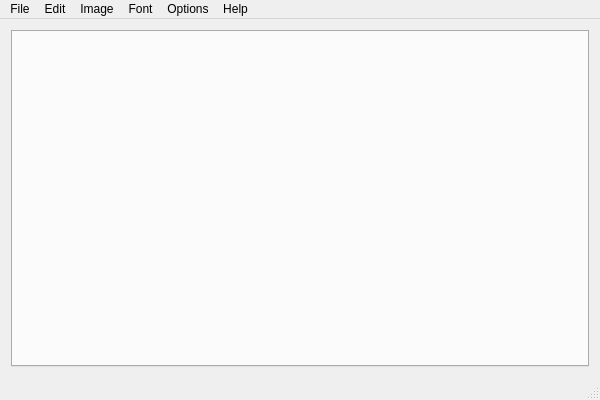
<?xml version="1.0" encoding="UTF-8"?>
<ui version="4.0">
 <class>MainWindow</class>
 <widget class="QMainWindow" name="MainWindow">
  <property name="geometry">
   <rect>
    <x>0</x>
    <y>0</y>
    <width>600</width>
    <height>400</height>
   </rect>
  </property>
  <property name="windowTitle">
   <string>LCD Image Converter</string>
  </property>
  <widget class="QWidget" name="centralWidget">
   <layout class="QHBoxLayout" name="horizontalLayout">
    <item>
     <widget class="QTabWidget" name="tabWidget">
      <property name="currentIndex">
       <number>-1</number>
      </property>
      <property name="tabsClosable">
       <bool>true</bool>
      </property>
      <property name="movable">
       <bool>true</bool>
      </property>
     </widget>
    </item>
   </layout>
  </widget>
  <widget class="QMenuBar" name="menuBar">
   <property name="geometry">
    <rect>
     <x>0</x>
     <y>0</y>
     <width>600</width>
     <height>21</height>
    </rect>
   </property>
   <widget class="QMenu" name="menuHello">
    <property name="title">
     <string>File</string>
    </property>
    <widget class="QMenu" name="menuRecent">
     <property name="title">
      <string>Recent</string>
     </property>
    </widget>
    <addaction name="actionNew_Image"/>
    <addaction name="actionNew_Font"/>
    <addaction name="actionOpen"/>
    <addaction name="menuRecent"/>
    <addaction name="actionRename"/>
    <addaction name="actionSave"/>
    <addaction name="actionSave_As"/>
    <addaction name="actionClose"/>
    <addaction name="actionClose_All"/>
    <addaction name="separator"/>
    <addaction name="actionConvert"/>
    <addaction name="actionConvert_All"/>
    <addaction name="separator"/>
    <addaction name="actionQuit"/>
   </widget>
   <widget class="QMenu" name="menuImage">
    <property name="title">
     <string>Image</string>
    </property>
    <widget class="QMenu" name="menuRotate">
     <property name="title">
      <string>Rotate</string>
     </property>
     <addaction name="actionImageRotate_90_Clockwise"/>
     <addaction name="actionImageRotate_180"/>
     <addaction name="actionImageRotate_90_Counter_Clockwise"/>
    </widget>
    <widget class="QMenu" name="menuShift">
     <property name="title">
      <string>Shift</string>
     </property>
     <addaction name="actionImageShiftLeft"/>
     <addaction name="actionImageShiftRight"/>
     <addaction name="actionImageShiftUp"/>
     <addaction name="actionImageShiftDown"/>
    </widget>
    <addaction name="actionImageFlip_Horizontal"/>
    <addaction name="actionImageFlip_Vertical"/>
    <addaction name="separator"/>
    <addaction name="menuShift"/>
    <addaction name="menuRotate"/>
    <addaction name="actionImageResize"/>
    <addaction name="actionImageInverse"/>
    <addaction name="actionImageTo_Grayscale"/>
    <addaction name="separator"/>
    <addaction name="actionImageImport"/>
    <addaction name="actionImageExport"/>
    <addaction name="actionEdit_in_external_tool"/>
   </widget>
   <widget class="QMenu" name="menuFont">
    <property name="title">
     <string>Font</string>
    </property>
    <addaction name="actionFontChange"/>
    <addaction name="separator"/>
    <addaction name="actionFontResize"/>
    <addaction name="actionFontMinimizeHeight"/>
    <addaction name="actionFontInverse"/>
    <addaction name="actionFontPreview"/>
    <addaction name="actionFontToImage"/>
   </widget>
   <widget class="QMenu" name="menuHelp">
    <property name="title">
     <string>Help</string>
    </property>
    <addaction name="actionHomePage"/>
    <addaction name="actionUpdates"/>
    <addaction name="actionAboutQt"/>
    <addaction name="actionAboutApp"/>
   </widget>
   <widget class="QMenu" name="menuOptions">
    <property name="title">
     <string>Options</string>
    </property>
    <widget class="QMenu" name="menuLanguage">
     <property name="title">
      <string>Language</string>
     </property>
     <addaction name="actionLanguageDefault"/>
    </widget>
    <addaction name="actionConversionOptions"/>
    <addaction name="actionExternal_editor"/>
    <addaction name="menuLanguage"/>
   </widget>
   <widget class="QMenu" name="menuEdit">
    <property name="title">
     <string>Edit</string>
    </property>
    <addaction name="actionEditUndo"/>
    <addaction name="actionEditRedo"/>
    <addaction name="separator"/>
    <addaction name="actionEditCopy"/>
    <addaction name="actionEditPaste"/>
   </widget>
   <addaction name="menuHello"/>
   <addaction name="menuEdit"/>
   <addaction name="menuImage"/>
   <addaction name="menuFont"/>
   <addaction name="menuOptions"/>
   <addaction name="menuHelp"/>
  </widget>
  <widget class="QStatusBar" name="statusBar"/>
  <action name="actionNew_Image">
   <property name="text">
    <string>New Image...</string>
   </property>
  </action>
  <action name="actionNew_Font">
   <property name="text">
    <string>New Font...</string>
   </property>
  </action>
  <action name="actionOpen">
   <property name="text">
    <string>Open...</string>
   </property>
   <property name="shortcut">
    <string notr="true">Ctrl+O</string>
   </property>
  </action>
  <action name="actionSave">
   <property name="text">
    <string>Save</string>
   </property>
   <property name="shortcut">
    <string notr="true">Ctrl+S</string>
   </property>
  </action>
  <action name="actionSave_As">
   <property name="text">
    <string>Save As...</string>
   </property>
   <property name="shortcut">
    <string notr="true"/>
   </property>
  </action>
  <action name="actionClose">
   <property name="text">
    <string>Close</string>
   </property>
   <property name="shortcut">
    <string notr="true">Ctrl+W</string>
   </property>
  </action>
  <action name="actionQuit">
   <property name="text">
    <string>Quit</string>
   </property>
   <property name="shortcut">
    <string notr="true">Ctrl+Q</string>
   </property>
  </action>
  <action name="actionImageFlip_Horizontal">
   <property name="text">
    <string>Flip Horizontal</string>
   </property>
  </action>
  <action name="actionImageFlip_Vertical">
   <property name="text">
    <string>Flip Vertical</string>
   </property>
  </action>
  <action name="actionImageRotate_90_Clockwise">
   <property name="text">
    <string>90 Clockwise</string>
   </property>
   <property name="shortcut">
    <string notr="true">Ctrl+Right</string>
   </property>
  </action>
  <action name="actionImageRotate_180">
   <property name="text">
    <string>180</string>
   </property>
  </action>
  <action name="actionImageRotate_90_Counter_Clockwise">
   <property name="text">
    <string>90 Counter-Clockwise</string>
   </property>
   <property name="shortcut">
    <string notr="true">Ctrl+Left</string>
   </property>
  </action>
  <action name="actionImageInverse">
   <property name="text">
    <string>Inverse</string>
   </property>
   <property name="shortcut">
    <string notr="true">Ctrl+I</string>
   </property>
  </action>
  <action name="actionConvert">
   <property name="text">
    <string>Convert...</string>
   </property>
   <property name="shortcut">
    <string notr="true">Ctrl+P</string>
   </property>
  </action>
  <action name="actionSetupConversion">
   <property name="text">
    <string>Conversion...</string>
   </property>
  </action>
  <action name="actionImageImport">
   <property name="text">
    <string>Import...</string>
   </property>
  </action>
  <action name="actionImageExport">
   <property name="text">
    <string>Export...</string>
   </property>
  </action>
  <action name="actionImageResize">
   <property name="text">
    <string>Resize...</string>
   </property>
   <property name="shortcut">
    <string notr="true">Ctrl+R</string>
   </property>
  </action>
  <action name="actionFontChange">
   <property name="text">
    <string>Change...</string>
   </property>
  </action>
  <action name="actionFontResize">
   <property name="text">
    <string>Resize...</string>
   </property>
  </action>
  <action name="actionFontInverse">
   <property name="text">
    <string>Inverse</string>
   </property>
  </action>
  <action name="actionAboutApp">
   <property name="text">
    <string>About...</string>
   </property>
   <property name="shortcut">
    <string notr="true">F1</string>
   </property>
  </action>
  <action name="actionConversionOptions">
   <property name="text">
    <string>Conversion...</string>
   </property>
  </action>
  <action name="actionLanguageDefault">
   <property name="checkable">
    <bool>true</bool>
   </property>
   <property name="text">
    <string>English</string>
   </property>
  </action>
  <action name="actionRename">
   <property name="text">
    <string>Rename...</string>
   </property>
  </action>
  <action name="actionFontMinimizeHeight">
   <property name="text">
    <string>Optimize height...</string>
   </property>
  </action>
  <action name="actionFontPreview">
   <property name="text">
    <string>Preview...</string>
   </property>
  </action>
  <action name="actionHomePage">
   <property name="text">
    <string>Home Page...</string>
   </property>
  </action>
  <action name="actionFontToImage">
   <property name="text">
    <string>To Image</string>
   </property>
  </action>
  <action name="actionConvert_All">
   <property name="text">
    <string>Convert All</string>
   </property>
  </action>
  <action name="actionEdit_in_external_tool">
   <property name="text">
    <string>Edit in external tool...</string>
   </property>
   <property name="shortcut">
    <string notr="true">Ctrl+E</string>
   </property>
   <property name="autoRepeat">
    <bool>true</bool>
   </property>
  </action>
  <action name="actionExternal_editor">
   <property name="text">
    <string>External editor...</string>
   </property>
  </action>
  <action name="actionImageShiftLeft">
   <property name="text">
    <string>Left</string>
   </property>
   <property name="shortcut">
    <string notr="true">Ctrl+Shift+Left</string>
   </property>
  </action>
  <action name="actionImageShiftRight">
   <property name="text">
    <string>Right</string>
   </property>
   <property name="shortcut">
    <string notr="true">Ctrl+Shift+Right</string>
   </property>
  </action>
  <action name="actionImageShiftUp">
   <property name="text">
    <string>Up</string>
   </property>
   <property name="shortcut">
    <string notr="true">Ctrl+Shift+Up</string>
   </property>
  </action>
  <action name="actionImageShiftDown">
   <property name="text">
    <string>Down</string>
   </property>
   <property name="shortcut">
    <string notr="true">Ctrl+Shift+Down</string>
   </property>
  </action>
  <action name="actionEditUndo">
   <property name="text">
    <string>Undo</string>
   </property>
   <property name="shortcut">
    <string notr="true">Ctrl+Z</string>
   </property>
  </action>
  <action name="actionEditRedo">
   <property name="text">
    <string>Redo</string>
   </property>
   <property name="shortcut">
    <string notr="true">Ctrl+Y</string>
   </property>
  </action>
  <action name="actionUpdates">
   <property name="text">
    <string>Updates...</string>
   </property>
  </action>
  <action name="actionEditCopy">
   <property name="text">
    <string>Copy</string>
   </property>
   <property name="shortcut">
    <string notr="true">Ctrl+C</string>
   </property>
  </action>
  <action name="actionEditPaste">
   <property name="text">
    <string>Paste</string>
   </property>
   <property name="shortcut">
    <string notr="true">Ctrl+V</string>
   </property>
  </action>
  <action name="actionAboutQt">
   <property name="text">
    <string>About Qt...</string>
   </property>
  </action>
  <action name="actionImageTo_Grayscale">
   <property name="text">
    <string>To Grayscale</string>
   </property>
  </action>
  <action name="actionClose_All">
   <property name="text">
    <string>Close All</string>
   </property>
  </action>
 </widget>
 <layoutdefault spacing="6" margin="11"/>
 <resources/>
 <connections/>
</ui>
